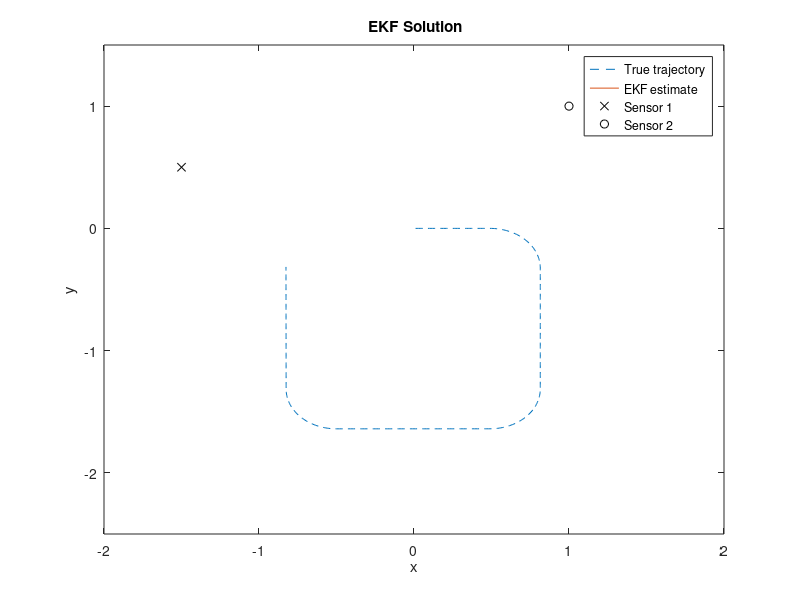

Write the MATLAB code that produced this figure.
%%%%%%%%%%%%%%%%%%%%%%%%%%%%%%%%%%%%%%%%%%%%%%%%%%%%%%%%%%%%%%%%%%%%%%%%%%%
%
% Supplemental Matlab code for Exercise 7.2 in the book
%
% Simo Sarkka and Lennart Svensson (2023), Bayesian Filtering and Smoothing,
% 2nd ed. Cambridge University Press. 
%
% See LICENSE provided with the software.
%
%%%%%%%%%%%%%%%%%%%%%%%%%%%%%%%%%%%%%%%%%%%%%%%%%%%%%%%%%%%%%%%%%%%%%%%%%%%

%% Generate data

  % Lock seed
  randn('state',123);

  % Implement RMSE (true and estimate)
  rmse = @(X,EST) sqrt(mean(sum((X-EST).^2)));
  
  % Create a bit curved trajectory and angle
  % measurements from two sensors
  S1 = [-1.5;0.5]; % Position of sensor 1
  S2 = [1;1];      % Position of sensor 2
  sd = 0.05;       % Standard deviation of measurements
  dt = 0.01;       % Sampling period
  x0 = [0;0;1;0];  % Initial state

  a = zeros(1,500);
  a(1,50:100)  = pi/2/51/dt + 0.01*randn(1,51);
  a(1,200:250) = pi/2/51/dt + 0.01*randn(1,51);
  a(1,350:400) = pi/2/51/dt + 0.01*randn(1,51);
  x = x0;
  t = 0;
  X = [];
  Theta = [];
  T = [];
  for i=1:500
    F = [0 0  1    0;...
         0 0  0    1;...
         0 0  0   a(i);...
         0 0 -a(i) 0];
    x = expm(F*dt)*x;
    y1 = atan2(x(2)-S1(2), x(1)-S1(1)) + sd * randn;
    y2 = atan2(x(2)-S2(2), x(1)-S2(1)) + sd * randn;
    t  = t + dt;
    X = [X x];
    T = [T t];
    Theta = [Theta [y1;y2]];
  end
  steps = size(Theta,2);


%% Dynamic model

  % Parameters of the dynamic model
  qc = 0.1;
  
  % This is the transition matrix
  A  = [1 0 dt 0;
        0 1 0 dt;
        0 0 1 0;
        0 0 0 1];

  % This is the process noise covariance
  Q = [qc*dt^3/3 0 qc*dt^2/2 0;
       0 qc*dt^3/3 0 qc*dt^2/2;
       qc*dt^2/2 0 qc*dt 0;
       0 qc*dt^2/2 0 qc*dt];
  
   
%% Baseline solution
   
  % Baseline solution. The estimates
  % of x_k are stored as columns of
  % the matrix EST1.

  %if 0 %% <--- Uncomment to disable
  
  fprintf('Running base line solution.\n');
    
  % Initialize to true value
  m1 = x0;     
  EST1 = zeros(4,steps);
  
  % Set up figure
  figure(1); clf
  
  % Loop through steps
  for k=1:steps
      
    % Compute crossing of the measurements
    dx1 = cos(Theta(1,k));
    dy1 = sin(Theta(1,k));
    dx2 = cos(Theta(2,k));
    dy2 = sin(Theta(2,k));
    d = [dx1 dx2; dy1 dy2]\[S2(1)-S1(1);S2(2)-S1(2)];
    
    % Crossing
    cross_xy = S1 + [dx1;dy1]*d(1);
    
    % Compute estimate
    m1(3:4) = [0;0];
    m1(1:2) = cross_xy;
    EST1(:,k) = m1;
    
    % Animate
    if rem(k,10) == 1
      len = 3;
      dx1 = len*cos(Theta(1,k));
      dy1 = len*sin(Theta(1,k));
      dx2 = len*cos(Theta(2,k));
      dy2 = len*sin(Theta(2,k));
      clf;
      plot(X(1,:),X(2,:),'r-',...
           m1(1),m1(2),'bo',...
           EST1(1,1:k),EST1(2,1:k),'b--',...
           [S1(1);S1(1)+dx1],[S1(2);S1(2)+dy1],'k--',...
           [S2(1);S2(1)+dx2],[S2(2);S2(2)+dy2],'k--');
      axis([-2 2 -2.5 1.5]);
      
      % Pause and draw
      drawnow;
      pause(.1)
    end
  end
    
  % Compute error
  err1 = rmse(X,EST1)

  % Plot baseline
  figure(1); clf

    plot(X(1,:),X(2,:),'--',...
         EST1(1,:),EST1(2,:),'-',...
         S1(1),S1(2),'kx',S2(1),S2(2),'ko')
    legend('True trajectory','Baseline estimate','Sensor 1','Sensor 2');
    xlabel('x'); ylabel('y'); title('\bf Baseline Solution')
    axis([-2 2 -2.5 1.5]);
  
    fprintf('This is the BL solution. Press enter.\n');
    pause;
  
  %end %% <--- Uncomment to disable
 
%% EKF solution
  
  % EKF solution. The estimates
  % of x_k are stored as columns of
  % the matrix EST2.
  
  %if 0 %% <--- Uncomment to disable

  fprintf('Running EKF solution.\n');

  m2 = x0;            % Initialize to true value
  P2 = eye(4);        % Some uncertainty
  R  = sd^2*eye(2);   % The joint covariance
  EST2 = zeros(4,steps);
  
  % Set up figure
  figure(1); clf
  
  % Loop through steps
  for k=1:steps
    
    % Compute estimate here
    warning('You should implement EKF here.')
    m2 = [0;0;0;0];
    EST2(:,k) = m2;
    
    % Animate
    if rem(k,10) == 1
      len = 3;
      dx1 = len*cos(Theta(1,k));
      dy1 = len*sin(Theta(1,k));
      dx2 = len*cos(Theta(2,k));
      dy2 = len*sin(Theta(2,k));
      clf;
      plot(X(1,:),X(2,:),'r-',...
           m2(1),m2(2),'bo',...
           EST2(1,1:k),EST2(2,1:k),'b--',...
           [S1(1);S1(1)+dx1],[S1(2);S1(2)+dy1],'k--',...
           [S2(1);S2(1)+dx2],[S2(2);S2(2)+dy2],'k--');
      axis([-2 2 -2.5 1.5]);
      
      % Pause and draw
      drawnow;
      pause(.1)
    end
  end

  % Compute error
  err2 = rmse(X,EST2)
  
  % Plot EKF
  figure(1); clf

    plot(X(1,:),X(2,:),'--',...
         EST2(1,:),EST2(2,:),'-',...
         S1(1),S1(2),'kx',S2(1),S2(2),'ko')
    legend('True trajectory','EKF estimate','Sensor 1','Sensor 2');
    xlabel('x'); ylabel('y'); title('\bf EKF Solution')
    axis([-2 2 -2.5 1.5]);
  
  
  fprintf('This will be the EKF solution. Press enter.\n');
  pause;
  
  %end %% <--- Uncomment to disable

